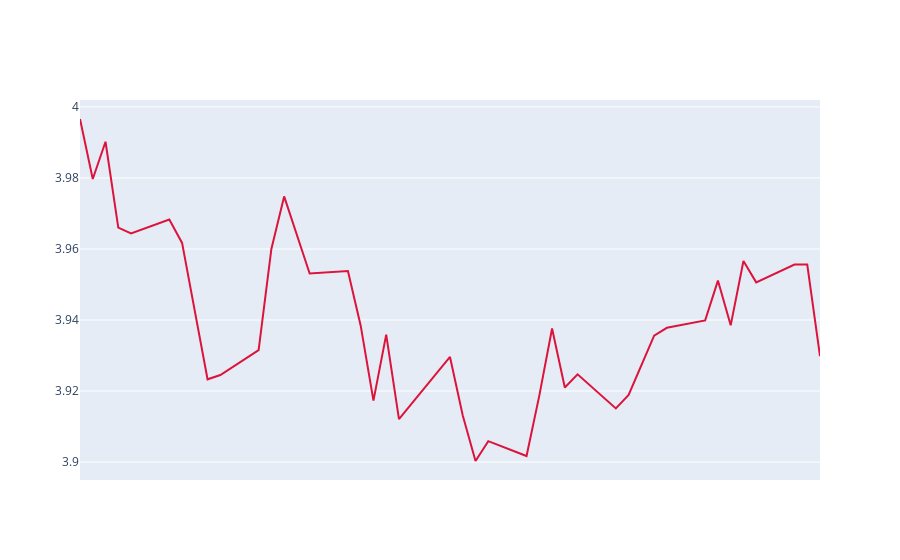

Here is the notebook cell this chart was saved with:
### Code cell
# -------------------------------------------------------------------------------
# Introduction
# ------------------------------------------------------------------------------
chosen_df = latest_forex_dict['JPY']
fig = go.Figure()
fig.add_trace(go.Scatter(x=chosen_df['date'], y=chosen_df['middle_rate'], 
    mode='lines', name = "Lower bound", line_color="crimson"))
# fig.update_xaxes(
#             dtick="M1",
# #             tickformat="%b\n%Y"
# )
fig.layout.xaxis.tickvals = pd.date_range((datetime.now() - pd.DateOffset(months=0)), (datetime.now()), freq='MS')
fig.show()

### Figure 1 — Plotly figure (JSON) as saved in the notebook; plotly's stock layout.template omitted (floating-point values rounded to 4 significant figures)
{"data": [{"line": {"color": "crimson"}, "mode": "lines", "name": "Lower bound", "type": "scatter", "x": ["2020-08-03T00:00:00", "2020-08-04T00:00:00", "2020-08-05T00:00:00", "2020-08-06T00:00:00", "2020-08-07T00:00:00", "2020-08-10T00:00:00", "2020-08-11T00:00:00", "2020-08-12T00:00:00", "2020-08-13T00:00:00", "2020-08-14T00:00:00", "2020-08-17T00:00:00", "2020-08-18T00:00:00", "2020-08-19T00:00:00", "2020-08-21T00:00:00", "2020-08-24T00:00:00", "2020-08-25T00:00:00", "2020-08-26T00:00:00", "2020-08-27T00:00:00", "2020-08-28T00:00:00", "2020-09-01T00:00:00", "2020-09-02T00:00:00", "2020-09-03T00:00:00", "2020-09-04T00:00:00", "2020-09-07T00:00:00", "2020-09-08T00:00:00", "2020-09-09T00:00:00", "2020-09-10T00:00:00", "2020-09-11T00:00:00", "2020-09-14T00:00:00", "2020-09-15T00:00:00", "2020-09-17T00:00:00", "2020-09-18T00:00:00", "2020-09-21T00:00:00", "2020-09-22T00:00:00", "2020-09-23T00:00:00", "2020-09-24T00:00:00", "2020-09-25T00:00:00", "2020-09-28T00:00:00", "2020-09-29T00:00:00", "2020-09-30T00:00:00"], "y": [3.997, 3.98, 3.99, 3.966, 3.964, 3.968, 3.962, 3.942, 3.923, 3.925, 3.932, 3.96, 3.975, 3.953, 3.954, 3.938, 3.917, 3.936, 3.912, 3.93, 3.913, 3.9, 3.906, 3.902, 3.919, 3.938, 3.921, 3.925, 3.915, 3.919, 3.936, 3.938, 3.94, 3.951, 3.938, 3.957, 3.951, 3.956, 3.956, 3.93]}], "layout": {"autosize": true, "xaxis": {"autorange": true, "range": ["2020-08-03", "2020-09-30"], "tickvals": ["2021-08-01T22:21:18.759375", "2021-09-01T22:21:18.759375"], "type": "date"}, "yaxis": {"autorange": true, "range": [3.895, 4.002], "type": "linear"}}}
